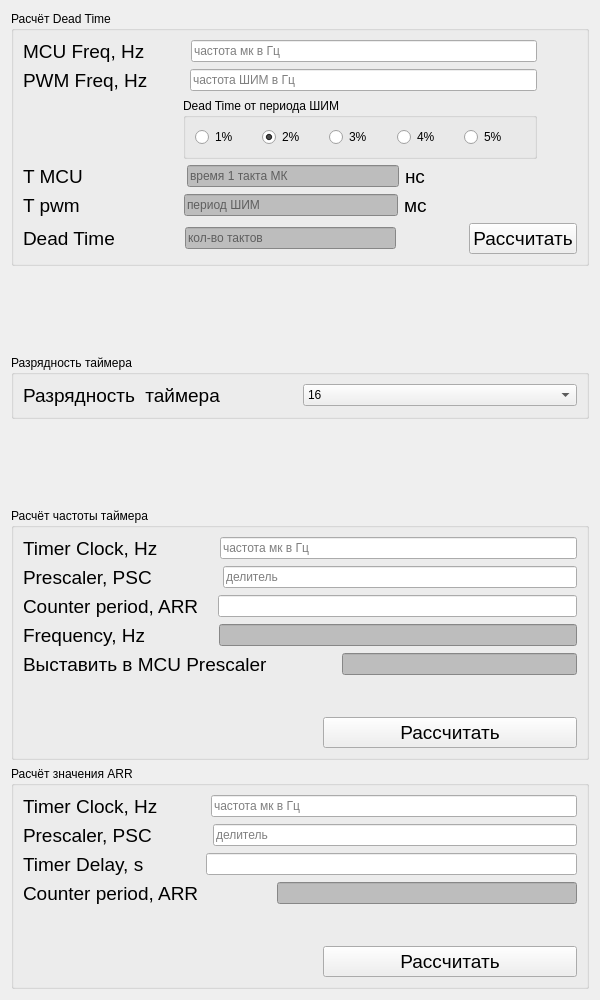
<?xml version="1.0" encoding="UTF-8"?>
<ui version="4.0">
 <class>TimerCalculation</class>
 <widget class="QWidget" name="TimerCalculation">
  <property name="windowModality">
   <enum>Qt::NonModal</enum>
  </property>
  <property name="geometry">
   <rect>
    <x>0</x>
    <y>0</y>
    <width>600</width>
    <height>1000</height>
   </rect>
  </property>
  <property name="minimumSize">
   <size>
    <width>600</width>
    <height>700</height>
   </size>
  </property>
  <property name="maximumSize">
   <size>
    <width>600</width>
    <height>1000</height>
   </size>
  </property>
  <property name="windowTitle">
   <string>Калькулятор для таймеров STM32</string>
  </property>
  <property name="windowIcon">
   <iconset resource="res.qrc">
    <normaloff>:/img/ic2.png</normaloff>:/img/ic2.png</iconset>
  </property>
  <property name="styleSheet">
   <string notr="true"/>
  </property>
  <layout class="QVBoxLayout" name="verticalLayout_9">
   <item>
    <widget class="QGroupBox" name="groupBox_4">
     <property name="title">
      <string>Расчёт Dead Time</string>
     </property>
     <layout class="QVBoxLayout" name="verticalLayout_7">
      <item>
       <layout class="QHBoxLayout" name="horizontalLayout_13">
        <item>
         <widget class="QLabel" name="label_FMCU">
          <property name="font">
           <font>
            <pointsize>14</pointsize>
           </font>
          </property>
          <property name="text">
           <string>MCU Freq, Hz</string>
          </property>
         </widget>
        </item>
        <item>
         <spacer name="horizontalSpacer_21">
          <property name="orientation">
           <enum>Qt::Horizontal</enum>
          </property>
          <property name="sizeType">
           <enum>QSizePolicy::Fixed</enum>
          </property>
          <property name="sizeHint" stdset="0">
           <size>
            <width>40</width>
            <height>20</height>
           </size>
          </property>
         </spacer>
        </item>
        <item>
         <widget class="QLineEdit" name="lineEdit_MCU_F">
          <property name="placeholderText">
           <string>частота мк в Гц</string>
          </property>
         </widget>
        </item>
        <item>
         <spacer name="horizontalSpacer_23">
          <property name="orientation">
           <enum>Qt::Horizontal</enum>
          </property>
          <property name="sizeType">
           <enum>QSizePolicy::Fixed</enum>
          </property>
          <property name="sizeHint" stdset="0">
           <size>
            <width>40</width>
            <height>20</height>
           </size>
          </property>
         </spacer>
        </item>
       </layout>
      </item>
      <item>
       <layout class="QHBoxLayout" name="horizontalLayout_14">
        <item>
         <widget class="QLabel" name="label_FPWM">
          <property name="font">
           <font>
            <pointsize>14</pointsize>
           </font>
          </property>
          <property name="text">
           <string>PWM Freq, Hz</string>
          </property>
         </widget>
        </item>
        <item>
         <spacer name="horizontalSpacer_22">
          <property name="orientation">
           <enum>Qt::Horizontal</enum>
          </property>
          <property name="sizeType">
           <enum>QSizePolicy::Fixed</enum>
          </property>
          <property name="sizeHint" stdset="0">
           <size>
            <width>36</width>
            <height>20</height>
           </size>
          </property>
         </spacer>
        </item>
        <item>
         <widget class="QLineEdit" name="lineEdit_PWM_F">
          <property name="placeholderText">
           <string>частота ШИМ в Гц</string>
          </property>
         </widget>
        </item>
        <item>
         <spacer name="horizontalSpacer_24">
          <property name="orientation">
           <enum>Qt::Horizontal</enum>
          </property>
          <property name="sizeType">
           <enum>QSizePolicy::Fixed</enum>
          </property>
          <property name="sizeHint" stdset="0">
           <size>
            <width>40</width>
            <height>20</height>
           </size>
          </property>
         </spacer>
        </item>
       </layout>
      </item>
      <item>
       <layout class="QHBoxLayout" name="horizontalLayout_15">
        <item>
         <spacer name="horizontalSpacer_17">
          <property name="orientation">
           <enum>Qt::Horizontal</enum>
          </property>
          <property name="sizeType">
           <enum>QSizePolicy::Fixed</enum>
          </property>
          <property name="sizeHint" stdset="0">
           <size>
            <width>160</width>
            <height>20</height>
           </size>
          </property>
         </spacer>
        </item>
        <item>
         <widget class="QGroupBox" name="groupBox_5">
          <property name="title">
           <string>Dead Time от периода ШИМ</string>
          </property>
          <layout class="QVBoxLayout" name="verticalLayout_6">
           <item>
            <layout class="QHBoxLayout" name="horizontalLayout_19">
             <item>
              <widget class="QRadioButton" name="radioButton_1p">
               <property name="text">
                <string>1%</string>
               </property>
               <property name="checkable">
                <bool>true</bool>
               </property>
              </widget>
             </item>
             <item>
              <widget class="QRadioButton" name="radioButton_2p">
               <property name="text">
                <string>2%</string>
               </property>
               <property name="checked">
                <bool>true</bool>
               </property>
              </widget>
             </item>
             <item>
              <widget class="QRadioButton" name="radioButton_3p">
               <property name="text">
                <string>3%</string>
               </property>
              </widget>
             </item>
             <item>
              <widget class="QRadioButton" name="radioButton_4p">
               <property name="text">
                <string>4%</string>
               </property>
              </widget>
             </item>
             <item>
              <widget class="QRadioButton" name="radioButton_5p">
               <property name="text">
                <string>5%</string>
               </property>
              </widget>
             </item>
            </layout>
           </item>
          </layout>
         </widget>
        </item>
        <item>
         <spacer name="horizontalSpacer_19">
          <property name="orientation">
           <enum>Qt::Horizontal</enum>
          </property>
          <property name="sizeType">
           <enum>QSizePolicy::Fixed</enum>
          </property>
          <property name="sizeHint" stdset="0">
           <size>
            <width>40</width>
            <height>20</height>
           </size>
          </property>
         </spacer>
        </item>
       </layout>
      </item>
      <item>
       <layout class="QHBoxLayout" name="horizontalLayout_16">
        <item>
         <widget class="QLabel" name="label_T_MCU">
          <property name="font">
           <font>
            <pointsize>14</pointsize>
           </font>
          </property>
          <property name="text">
           <string>T MCU</string>
          </property>
         </widget>
        </item>
        <item>
         <spacer name="horizontalSpacer_9">
          <property name="orientation">
           <enum>Qt::Horizontal</enum>
          </property>
          <property name="sizeType">
           <enum>QSizePolicy::Fixed</enum>
          </property>
          <property name="sizeHint" stdset="0">
           <size>
            <width>98</width>
            <height>20</height>
           </size>
          </property>
         </spacer>
        </item>
        <item>
         <widget class="QLineEdit" name="lineEdit_T_MCU">
          <property name="styleSheet">
           <string notr="true">background-color: rgb(189, 189, 189);</string>
          </property>
          <property name="readOnly">
           <bool>true</bool>
          </property>
          <property name="placeholderText">
           <string>время 1 такта МК</string>
          </property>
         </widget>
        </item>
        <item>
         <widget class="QLabel" name="label_T_PWM_2">
          <property name="font">
           <font>
            <pointsize>14</pointsize>
           </font>
          </property>
          <property name="text">
           <string>нс</string>
          </property>
         </widget>
        </item>
        <item>
         <spacer name="horizontalSpacer_13">
          <property name="orientation">
           <enum>Qt::Horizontal</enum>
          </property>
          <property name="sizeType">
           <enum>QSizePolicy::Fixed</enum>
          </property>
          <property name="sizeHint" stdset="0">
           <size>
            <width>152</width>
            <height>20</height>
           </size>
          </property>
         </spacer>
        </item>
       </layout>
      </item>
      <item>
       <layout class="QHBoxLayout" name="horizontalLayout_17">
        <item>
         <widget class="QLabel" name="label_T_PWM">
          <property name="font">
           <font>
            <pointsize>14</pointsize>
           </font>
          </property>
          <property name="text">
           <string>T pwm</string>
          </property>
         </widget>
        </item>
        <item>
         <spacer name="horizontalSpacer_14">
          <property name="orientation">
           <enum>Qt::Horizontal</enum>
          </property>
          <property name="sizeType">
           <enum>QSizePolicy::Fixed</enum>
          </property>
          <property name="sizeHint" stdset="0">
           <size>
            <width>98</width>
            <height>20</height>
           </size>
          </property>
         </spacer>
        </item>
        <item>
         <widget class="QLineEdit" name="lineEdit_T_PWM">
          <property name="styleSheet">
           <string notr="true">background-color: rgb(189, 189, 189);</string>
          </property>
          <property name="readOnly">
           <bool>true</bool>
          </property>
          <property name="placeholderText">
           <string>период ШИМ</string>
          </property>
         </widget>
        </item>
        <item>
         <widget class="QLabel" name="label_T_PWM_4">
          <property name="font">
           <font>
            <pointsize>14</pointsize>
           </font>
          </property>
          <property name="text">
           <string>мс</string>
          </property>
         </widget>
        </item>
        <item>
         <spacer name="horizontalSpacer_15">
          <property name="orientation">
           <enum>Qt::Horizontal</enum>
          </property>
          <property name="sizeType">
           <enum>QSizePolicy::Fixed</enum>
          </property>
          <property name="sizeHint" stdset="0">
           <size>
            <width>150</width>
            <height>20</height>
           </size>
          </property>
         </spacer>
        </item>
       </layout>
      </item>
      <item>
       <layout class="QHBoxLayout" name="horizontalLayout_18">
        <item>
         <widget class="QLabel" name="label_DT">
          <property name="font">
           <font>
            <pointsize>14</pointsize>
           </font>
          </property>
          <property name="text">
           <string>Dead Time</string>
          </property>
         </widget>
        </item>
        <item>
         <spacer name="horizontalSpacer_18">
          <property name="orientation">
           <enum>Qt::Horizontal</enum>
          </property>
          <property name="sizeType">
           <enum>QSizePolicy::Fixed</enum>
          </property>
          <property name="sizeHint" stdset="0">
           <size>
            <width>64</width>
            <height>20</height>
           </size>
          </property>
         </spacer>
        </item>
        <item>
         <widget class="QLineEdit" name="lineEdit_DT">
          <property name="styleSheet">
           <string notr="true">background-color: rgb(189, 189, 189);</string>
          </property>
          <property name="readOnly">
           <bool>true</bool>
          </property>
          <property name="placeholderText">
           <string>кол-во тактов</string>
          </property>
         </widget>
        </item>
        <item>
         <spacer name="horizontalSpacer_16">
          <property name="orientation">
           <enum>Qt::Horizontal</enum>
          </property>
          <property name="sizeType">
           <enum>QSizePolicy::Fixed</enum>
          </property>
          <property name="sizeHint" stdset="0">
           <size>
            <width>67</width>
            <height>20</height>
           </size>
          </property>
         </spacer>
        </item>
        <item>
         <widget class="QPushButton" name="btn_DT_Calc">
          <property name="font">
           <font>
            <pointsize>14</pointsize>
           </font>
          </property>
          <property name="text">
           <string>Расcчитать</string>
          </property>
         </widget>
        </item>
       </layout>
      </item>
     </layout>
    </widget>
   </item>
   <item>
    <layout class="QVBoxLayout" name="verticalLayout_8">
     <item>
      <spacer name="verticalSpacer_3">
       <property name="orientation">
        <enum>Qt::Vertical</enum>
       </property>
       <property name="sizeHint" stdset="0">
        <size>
         <width>20</width>
         <height>40</height>
        </size>
       </property>
      </spacer>
     </item>
     <item>
      <widget class="QGroupBox" name="groupBox">
       <property name="title">
        <string>Разрядность таймера</string>
       </property>
       <layout class="QVBoxLayout" name="verticalLayout_5">
        <item>
         <layout class="QHBoxLayout" name="horizontalLayout_12">
          <item>
           <widget class="QLabel" name="label">
            <property name="font">
             <font>
              <pointsize>14</pointsize>
             </font>
            </property>
            <property name="text">
             <string>Разрядность  таймера</string>
            </property>
           </widget>
          </item>
          <item>
           <widget class="QComboBox" name="cmbTypeTimerSelect">
            <item>
             <property name="text">
              <string>16</string>
             </property>
            </item>
            <item>
             <property name="text">
              <string>32</string>
             </property>
            </item>
           </widget>
          </item>
         </layout>
        </item>
       </layout>
      </widget>
     </item>
     <item>
      <spacer name="verticalSpacer_5">
       <property name="orientation">
        <enum>Qt::Vertical</enum>
       </property>
       <property name="sizeHint" stdset="0">
        <size>
         <width>20</width>
         <height>19</height>
        </size>
       </property>
      </spacer>
     </item>
    </layout>
   </item>
   <item>
    <widget class="QGroupBox" name="groupBox_2">
     <property name="title">
      <string>Расчёт частоты таймера</string>
     </property>
     <layout class="QVBoxLayout" name="verticalLayout_2">
      <item>
       <layout class="QVBoxLayout" name="verticalLayout">
        <item>
         <layout class="QHBoxLayout" name="horizontalLayout_6">
          <item>
           <widget class="QLabel" name="label_clock">
            <property name="font">
             <font>
              <pointsize>14</pointsize>
             </font>
            </property>
            <property name="text">
             <string>Timer Clock, Hz</string>
            </property>
           </widget>
          </item>
          <item>
           <spacer name="horizontalSpacer">
            <property name="orientation">
             <enum>Qt::Horizontal</enum>
            </property>
            <property name="sizeType">
             <enum>QSizePolicy::Fixed</enum>
            </property>
            <property name="sizeHint" stdset="0">
             <size>
              <width>56</width>
              <height>20</height>
             </size>
            </property>
           </spacer>
          </item>
          <item>
           <widget class="QLineEdit" name="lineEdit_clock">
            <property name="minimumSize">
             <size>
              <width>300</width>
              <height>0</height>
             </size>
            </property>
            <property name="toolTip">
             <string>&lt;html&gt;&lt;head/&gt;&lt;body&gt;&lt;p&gt;Частота микроконтроллера в Hz&lt;/p&gt;&lt;/body&gt;&lt;/html&gt;</string>
            </property>
            <property name="placeholderText">
             <string>частота мк в Гц</string>
            </property>
            <property name="clearButtonEnabled">
             <bool>false</bool>
            </property>
           </widget>
          </item>
         </layout>
        </item>
        <item>
         <layout class="QHBoxLayout" name="horizontalLayout_5">
          <item>
           <widget class="QLabel" name="label_prescaler">
            <property name="font">
             <font>
              <pointsize>14</pointsize>
             </font>
            </property>
            <property name="text">
             <string>Prescaler, PSC</string>
            </property>
           </widget>
          </item>
          <item>
           <spacer name="horizontalSpacer_2">
            <property name="orientation">
             <enum>Qt::Horizontal</enum>
            </property>
            <property name="sizeType">
             <enum>QSizePolicy::Fixed</enum>
            </property>
            <property name="sizeHint" stdset="0">
             <size>
              <width>65</width>
              <height>20</height>
             </size>
            </property>
           </spacer>
          </item>
          <item>
           <widget class="QLineEdit" name="lineEdit_prescaler">
            <property name="minimumSize">
             <size>
              <width>290</width>
              <height>0</height>
             </size>
            </property>
            <property name="toolTip">
             <string>&lt;html&gt;&lt;head/&gt;&lt;body&gt;&lt;p&gt;Значение делителя, PSC&lt;/p&gt;&lt;/body&gt;&lt;/html&gt;</string>
            </property>
            <property name="placeholderText">
             <string>делитель</string>
            </property>
           </widget>
          </item>
         </layout>
        </item>
        <item>
         <layout class="QHBoxLayout" name="horizontalLayout_4">
          <item>
           <widget class="QLabel" name="label_period">
            <property name="font">
             <font>
              <pointsize>14</pointsize>
             </font>
            </property>
            <property name="text">
             <string>Counter period, ARR</string>
            </property>
           </widget>
          </item>
          <item>
           <spacer name="horizontalSpacer_3">
            <property name="orientation">
             <enum>Qt::Horizontal</enum>
            </property>
            <property name="sizeType">
             <enum>QSizePolicy::Fixed</enum>
            </property>
            <property name="sizeHint" stdset="0">
             <size>
              <width>13</width>
              <height>20</height>
             </size>
            </property>
           </spacer>
          </item>
          <item>
           <widget class="QLineEdit" name="lineEdit_period">
            <property name="minimumSize">
             <size>
              <width>300</width>
              <height>0</height>
             </size>
            </property>
            <property name="toolTip">
             <string>&lt;html&gt;&lt;head/&gt;&lt;body&gt;&lt;p&gt;Максимальный счёт таймера&lt;/p&gt;&lt;/body&gt;&lt;/html&gt;</string>
            </property>
           </widget>
          </item>
         </layout>
        </item>
        <item>
         <layout class="QHBoxLayout" name="horizontalLayout_3">
          <item>
           <widget class="QLabel" name="label_frequency">
            <property name="sizePolicy">
             <sizepolicy hsizetype="Fixed" vsizetype="Preferred">
              <horstretch>0</horstretch>
              <verstretch>0</verstretch>
             </sizepolicy>
            </property>
            <property name="font">
             <font>
              <pointsize>14</pointsize>
             </font>
            </property>
            <property name="text">
             <string>Frequency, Hz</string>
            </property>
           </widget>
          </item>
          <item>
           <spacer name="horizontalSpacer_6">
            <property name="orientation">
             <enum>Qt::Horizontal</enum>
            </property>
            <property name="sizeType">
             <enum>QSizePolicy::Fixed</enum>
            </property>
            <property name="sizeHint" stdset="0">
             <size>
              <width>67</width>
              <height>20</height>
             </size>
            </property>
           </spacer>
          </item>
          <item>
           <widget class="QLineEdit" name="lineEdit_frequency">
            <property name="sizePolicy">
             <sizepolicy hsizetype="Expanding" vsizetype="Fixed">
              <horstretch>0</horstretch>
              <verstretch>0</verstretch>
             </sizepolicy>
            </property>
            <property name="minimumSize">
             <size>
              <width>300</width>
              <height>0</height>
             </size>
            </property>
            <property name="maximumSize">
             <size>
              <width>400</width>
              <height>16777215</height>
             </size>
            </property>
            <property name="toolTip">
             <string>&lt;html&gt;&lt;head/&gt;&lt;body&gt;&lt;p&gt;Частота в герцах&lt;/p&gt;&lt;/body&gt;&lt;/html&gt;</string>
            </property>
            <property name="styleSheet">
             <string notr="true">background-color: rgb(189, 189, 189);</string>
            </property>
            <property name="readOnly">
             <bool>true</bool>
            </property>
           </widget>
          </item>
         </layout>
        </item>
        <item>
         <layout class="QHBoxLayout" name="horizontalLayout_2">
          <item>
           <widget class="QLabel" name="label_prescaler_2">
            <property name="font">
             <font>
              <pointsize>14</pointsize>
             </font>
            </property>
            <property name="text">
             <string>Выставить в MCU Prescaler</string>
            </property>
           </widget>
          </item>
          <item>
           <spacer name="horizontalSpacer_5">
            <property name="orientation">
             <enum>Qt::Horizontal</enum>
            </property>
            <property name="sizeType">
             <enum>QSizePolicy::Fixed</enum>
            </property>
            <property name="sizeHint" stdset="0">
             <size>
              <width>68</width>
              <height>20</height>
             </size>
            </property>
           </spacer>
          </item>
          <item>
           <widget class="QLineEdit" name="lineEdit_mcu">
            <property name="minimumSize">
             <size>
              <width>100</width>
              <height>0</height>
             </size>
            </property>
            <property name="toolTip">
             <string>&lt;html&gt;&lt;head/&gt;&lt;body&gt;&lt;p&gt;Именно это значение надо подставить в PSC&lt;/p&gt;&lt;/body&gt;&lt;/html&gt;</string>
            </property>
            <property name="styleSheet">
             <string notr="true">background-color: rgb(189, 189, 189);</string>
            </property>
            <property name="readOnly">
             <bool>true</bool>
            </property>
           </widget>
          </item>
         </layout>
        </item>
        <item>
         <spacer name="verticalSpacer_2">
          <property name="orientation">
           <enum>Qt::Vertical</enum>
          </property>
          <property name="sizeType">
           <enum>QSizePolicy::Fixed</enum>
          </property>
          <property name="sizeHint" stdset="0">
           <size>
            <width>20</width>
            <height>35</height>
           </size>
          </property>
         </spacer>
        </item>
        <item>
         <layout class="QHBoxLayout" name="horizontalLayout">
          <item>
           <spacer name="horizontalSpacer_7">
            <property name="orientation">
             <enum>Qt::Horizontal</enum>
            </property>
            <property name="sizeType">
             <enum>QSizePolicy::Fixed</enum>
            </property>
            <property name="sizeHint" stdset="0">
             <size>
              <width>300</width>
              <height>20</height>
             </size>
            </property>
           </spacer>
          </item>
          <item>
           <widget class="QPushButton" name="pushButton">
            <property name="font">
             <font>
              <pointsize>14</pointsize>
             </font>
            </property>
            <property name="text">
             <string>Расcчитать</string>
            </property>
           </widget>
          </item>
         </layout>
        </item>
       </layout>
      </item>
     </layout>
    </widget>
   </item>
   <item>
    <widget class="QGroupBox" name="groupBox_3">
     <property name="title">
      <string>Расчёт значения ARR</string>
     </property>
     <layout class="QVBoxLayout" name="verticalLayout_4">
      <item>
       <layout class="QVBoxLayout" name="verticalLayout_3">
        <item>
         <layout class="QHBoxLayout" name="horizontalLayout_11">
          <item>
           <widget class="QLabel" name="label_clock_2">
            <property name="font">
             <font>
              <pointsize>14</pointsize>
             </font>
            </property>
            <property name="text">
             <string>Timer Clock, Hz</string>
            </property>
           </widget>
          </item>
          <item>
           <spacer name="horizontalSpacer_4">
            <property name="orientation">
             <enum>Qt::Horizontal</enum>
            </property>
            <property name="sizeType">
             <enum>QSizePolicy::Fixed</enum>
            </property>
            <property name="sizeHint" stdset="0">
             <size>
              <width>47</width>
              <height>20</height>
             </size>
            </property>
           </spacer>
          </item>
          <item>
           <widget class="QLineEdit" name="lineEdit_clock_arr">
            <property name="minimumSize">
             <size>
              <width>300</width>
              <height>0</height>
             </size>
            </property>
            <property name="toolTip">
             <string>&lt;html&gt;&lt;head/&gt;&lt;body&gt;&lt;p&gt;Частота микроконтроллера в Hz&lt;/p&gt;&lt;/body&gt;&lt;/html&gt;</string>
            </property>
            <property name="placeholderText">
             <string>частота мк в Гц</string>
            </property>
           </widget>
          </item>
         </layout>
        </item>
        <item>
         <layout class="QHBoxLayout" name="horizontalLayout_10">
          <item>
           <widget class="QLabel" name="label_prescaler_4">
            <property name="font">
             <font>
              <pointsize>14</pointsize>
             </font>
            </property>
            <property name="text">
             <string>Prescaler, PSC</string>
            </property>
           </widget>
          </item>
          <item>
           <spacer name="horizontalSpacer_11">
            <property name="orientation">
             <enum>Qt::Horizontal</enum>
            </property>
            <property name="sizeType">
             <enum>QSizePolicy::Fixed</enum>
            </property>
            <property name="sizeHint" stdset="0">
             <size>
              <width>55</width>
              <height>20</height>
             </size>
            </property>
           </spacer>
          </item>
          <item>
           <widget class="QLineEdit" name="lineEdit_prescaler_arr">
            <property name="minimumSize">
             <size>
              <width>290</width>
              <height>0</height>
             </size>
            </property>
            <property name="toolTip">
             <string>&lt;html&gt;&lt;head/&gt;&lt;body&gt;&lt;p&gt;Значение делителя , PSC&lt;/p&gt;&lt;/body&gt;&lt;/html&gt;</string>
            </property>
            <property name="placeholderText">
             <string>делитель</string>
            </property>
           </widget>
          </item>
         </layout>
        </item>
        <item>
         <layout class="QHBoxLayout" name="horizontalLayout_9">
          <item>
           <widget class="QLabel" name="label_period_2">
            <property name="font">
             <font>
              <pointsize>14</pointsize>
             </font>
            </property>
            <property name="text">
             <string>Timer Delay, s</string>
            </property>
           </widget>
          </item>
          <item>
           <spacer name="horizontalSpacer_12">
            <property name="orientation">
             <enum>Qt::Horizontal</enum>
            </property>
            <property name="sizeType">
             <enum>QSizePolicy::Fixed</enum>
            </property>
            <property name="sizeHint" stdset="0">
             <size>
              <width>56</width>
              <height>20</height>
             </size>
            </property>
           </spacer>
          </item>
          <item>
           <widget class="QLineEdit" name="lineEdit_delay">
            <property name="minimumSize">
             <size>
              <width>300</width>
              <height>0</height>
             </size>
            </property>
            <property name="toolTip">
             <string>&lt;html&gt;&lt;head/&gt;&lt;body&gt;&lt;p&gt;Период&lt;/p&gt;&lt;/body&gt;&lt;/html&gt;</string>
            </property>
           </widget>
          </item>
         </layout>
        </item>
        <item>
         <layout class="QHBoxLayout" name="horizontalLayout_8">
          <item>
           <widget class="QLabel" name="label_frequency_2">
            <property name="sizePolicy">
             <sizepolicy hsizetype="Fixed" vsizetype="Preferred">
              <horstretch>0</horstretch>
              <verstretch>0</verstretch>
             </sizepolicy>
            </property>
            <property name="font">
             <font>
              <pointsize>14</pointsize>
             </font>
            </property>
            <property name="text">
             <string>Counter period, ARR</string>
            </property>
           </widget>
          </item>
          <item>
           <spacer name="horizontalSpacer_8">
            <property name="orientation">
             <enum>Qt::Horizontal</enum>
            </property>
            <property name="sizeHint" stdset="0">
             <size>
              <width>37</width>
              <height>20</height>
             </size>
            </property>
           </spacer>
          </item>
          <item>
           <widget class="QLineEdit" name="lineEditResult_ARR">
            <property name="sizePolicy">
             <sizepolicy hsizetype="Expanding" vsizetype="Fixed">
              <horstretch>0</horstretch>
              <verstretch>0</verstretch>
             </sizepolicy>
            </property>
            <property name="minimumSize">
             <size>
              <width>300</width>
              <height>0</height>
             </size>
            </property>
            <property name="maximumSize">
             <size>
              <width>200</width>
              <height>16777215</height>
             </size>
            </property>
            <property name="toolTip">
             <string>&lt;html&gt;&lt;head/&gt;&lt;body&gt;&lt;p&gt;Значение ARR&lt;/p&gt;&lt;/body&gt;&lt;/html&gt;</string>
            </property>
            <property name="styleSheet">
             <string notr="true">background-color: rgb(189, 189, 189);</string>
            </property>
            <property name="readOnly">
             <bool>true</bool>
            </property>
           </widget>
          </item>
         </layout>
        </item>
        <item>
         <spacer name="verticalSpacer">
          <property name="orientation">
           <enum>Qt::Vertical</enum>
          </property>
          <property name="sizeType">
           <enum>QSizePolicy::Fixed</enum>
          </property>
          <property name="sizeHint" stdset="0">
           <size>
            <width>20</width>
            <height>35</height>
           </size>
          </property>
         </spacer>
        </item>
        <item>
         <layout class="QHBoxLayout" name="horizontalLayout_7">
          <item>
           <spacer name="horizontalSpacer_10">
            <property name="orientation">
             <enum>Qt::Horizontal</enum>
            </property>
            <property name="sizeType">
             <enum>QSizePolicy::Fixed</enum>
            </property>
            <property name="sizeHint" stdset="0">
             <size>
              <width>300</width>
              <height>20</height>
             </size>
            </property>
           </spacer>
          </item>
          <item>
           <widget class="QPushButton" name="btnARRcalc">
            <property name="font">
             <font>
              <pointsize>14</pointsize>
             </font>
            </property>
            <property name="text">
             <string>Расcчитать</string>
            </property>
           </widget>
          </item>
         </layout>
        </item>
       </layout>
      </item>
     </layout>
    </widget>
   </item>
  </layout>
 </widget>
 <resources>
  <include location="res.qrc"/>
 </resources>
 <connections/>
</ui>
